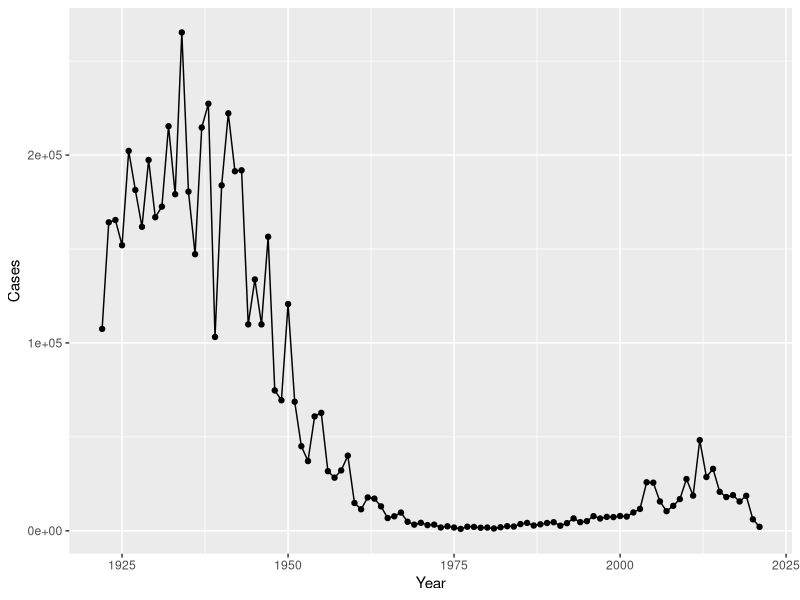
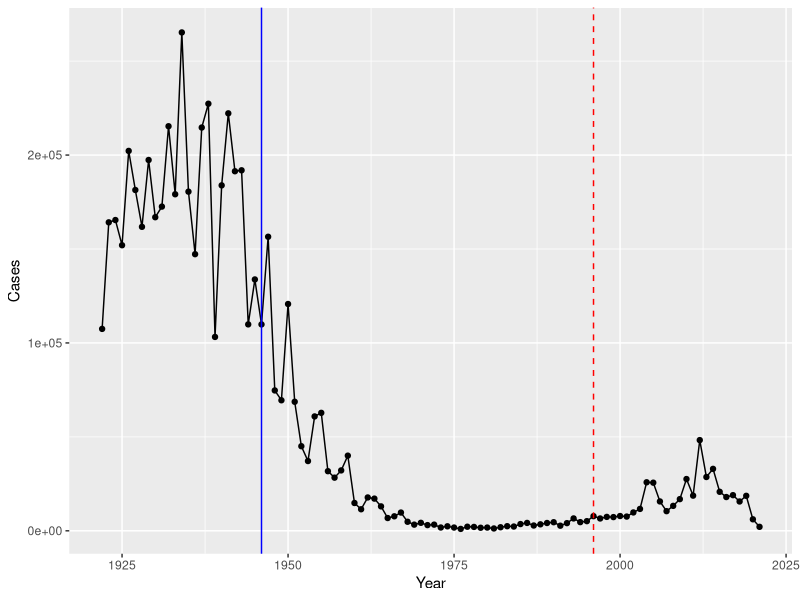

The R script that drew these images, in order: (Note: this script raises an error after producing the figures.)
## ---- chunk 1
cdc <- data.frame(
                                 Year = c(1922L,1923L,1924L,1925L,
                                          1926L,1927L,1928L,1929L,1930L,1931L,
                                          1932L,1933L,1934L,1935L,1936L,
                                          1937L,1938L,1939L,1940L,1941L,1942L,
                                          1943L,1944L,1945L,1946L,1947L,
                                          1948L,1949L,1950L,1951L,1952L,
                                          1953L,1954L,1955L,1956L,1957L,1958L,
                                          1959L,1960L,1961L,1962L,1963L,
                                          1964L,1965L,1966L,1967L,1968L,1969L,
                                          1970L,1971L,1972L,1973L,1974L,
                                          1975L,1976L,1977L,1978L,1979L,1980L,
                                          1981L,1982L,1983L,1984L,1985L,
                                          1986L,1987L,1988L,1989L,1990L,
                                          1991L,1992L,1993L,1994L,1995L,1996L,
                                          1997L,1998L,1999L,2000L,2001L,
                                          2002L,2003L,2004L,2005L,2006L,2007L,
                                          2008L,2009L,2010L,2011L,2012L,
                                          2013L,2014L,2015L,2016L,2017L,2018L,
                                          2019L,2020L,2021L),
         Cases = c(107473,164191,165418,152003,
                                          202210,181411,161799,197371,
                                          166914,172559,215343,179135,265269,
                                          180518,147237,214652,227319,103188,
                                          183866,222202,191383,191890,109873,
                                          133792,109860,156517,74715,69479,
                                          120718,68687,45030,37129,60886,
                                          62786,31732,28295,32148,40005,
                                          14809,11468,17749,17135,13005,6799,
                                          7717,9718,4810,3285,4249,3036,
                                          3287,1759,2402,1738,1010,2177,2063,
                                          1623,1730,1248,1895,2463,2276,
                                          3589,4195,2823,3450,4157,4570,
                                          2719,4083,6586,4617,5137,7796,6564,
                                          7405,7298,7867,7580,9771,11647,
                                          25827,25616,15632,10454,13278,
                                          16858,27550,18719,48277,28639,32971,
                                          20762,17972,18975,15609,18617,
                                          6124,2116)
       )
## ---- chunk 2
library(ggplot2)

ggplot(cdc) +
  aes(Year, Cases) +
  geom_point() +
  geom_line() +
  labs(x="Year", y="Cases")
## ---- chunk 3
library(ggplot2)

ggplot(cdc) +
  aes(Year, Cases) +
  geom_point() +
  geom_line() +
  geom_vline(xintercept=1946, col="blue") + 
  geom_vline(xintercept=1996, col="red", linetype=2)
## ---- chunk 4
library(jsonlite)

subject <- read_json("https://www.cmi-pb.org/api/subject", simplifyVector = TRUE) 
head(subject, 3)
## ---- chunk 5
table(subject$infancy_vac)
## ---- chunk 6
table(subject$biological_sex)
table(subject$race)
table(subject$race, subject$biological_sex)
## ---- chunk 7
specimen <- read_json("https://www.cmi-pb.org/api/specimen", 
                      simplifyVector = TRUE)
head(specimen, 3)
## ---- chunk 8
library(dplyr)
meta <- inner_join(subject, specimen)
head(meta)
## ---- chunk 9
ab <- read_json("https://www.cmi-pb.org/api/ab_titer", 
                      simplifyVector = TRUE)
## ---- chunk 10
abdata <- inner_join(meta, ab)
head(abdata)
## ---- chunk 11
dim(abdata)
## ---- chunk 12
table(abdata$isotype)
## ---- chunk 13
table(abdata$visit)
## ---- chunk 14
ig1 <- filter(abdata, isotype == "IgG1", visit!=8)
head(ig1)
## ---- chunk 15
ggplot(ig1) +
  aes(MFI, antigen) +
  geom_boxplot() + 
  facet_wrap(vars(visit), nrow=2)
## ---- chunk 16
ggplot(ig1) +
  aes(MFI, antigen, col=infancy_vac ) +
  geom_boxplot(show.legend = FALSE) + 
  facet_wrap(vars(visit), nrow=2) +
  theme_bw()
## ---- chunk 17
ggplot(ig1) +
  aes(MFI, antigen, col=infancy_vac ) +
  geom_boxplot(show.legend = FALSE) + 
  facet_wrap(vars(infancy_vac, visit), nrow=2)
## ---- chunk 18
filter(ig1, antigen=="Measles") %>%
  ggplot() +
  aes(MFI, col=infancy_vac) +
  geom_boxplot(show.legend = TRUE) +
  facet_wrap(vars(visit)) +
  theme_bw()
## ---- chunk 19
filter(ig1, antigen=="FIM2/3") %>%
  ggplot() +
  aes(MFI, col=infancy_vac) +
  geom_boxplot(show.legend = TRUE) +
  facet_wrap(vars(visit)) +
  theme_bw()
